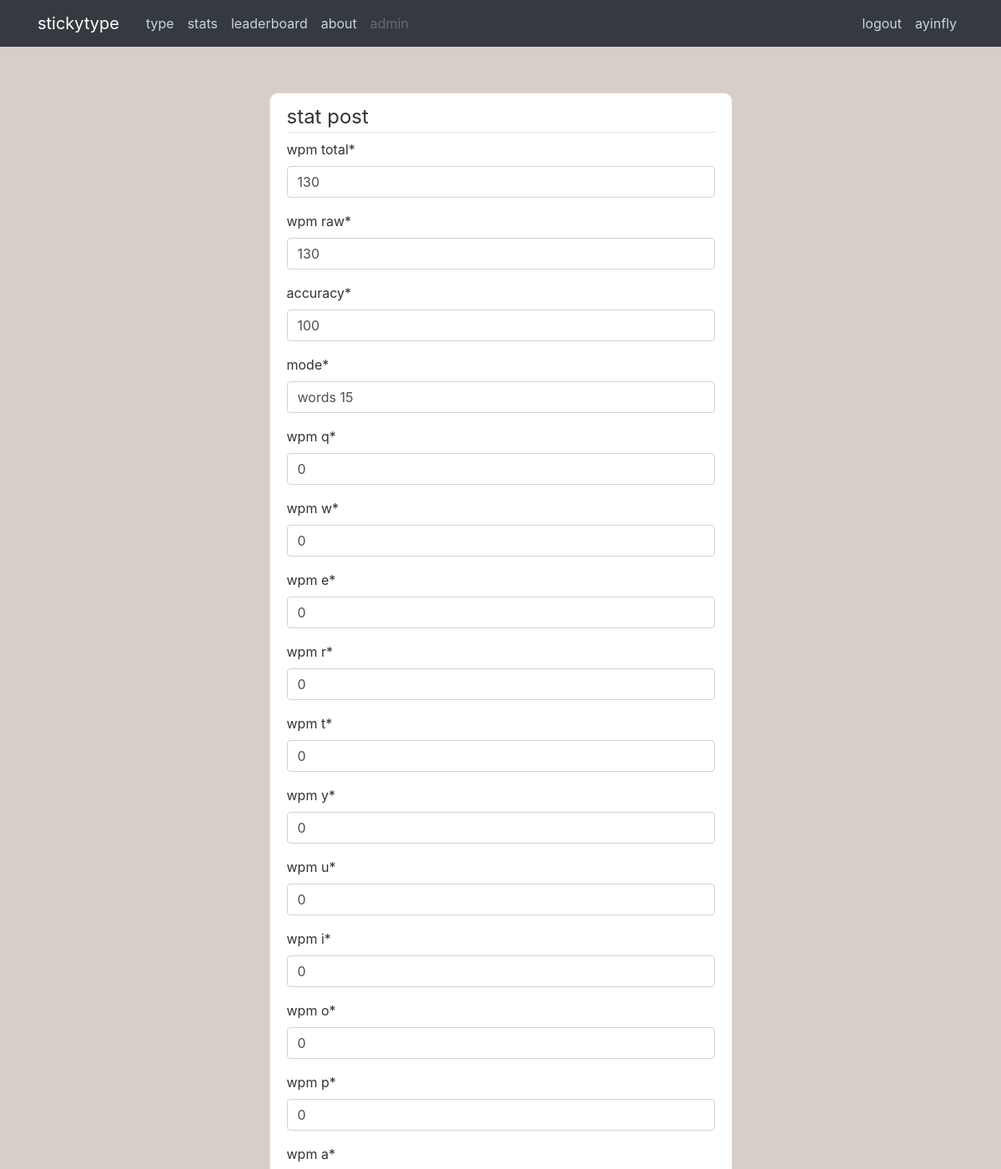
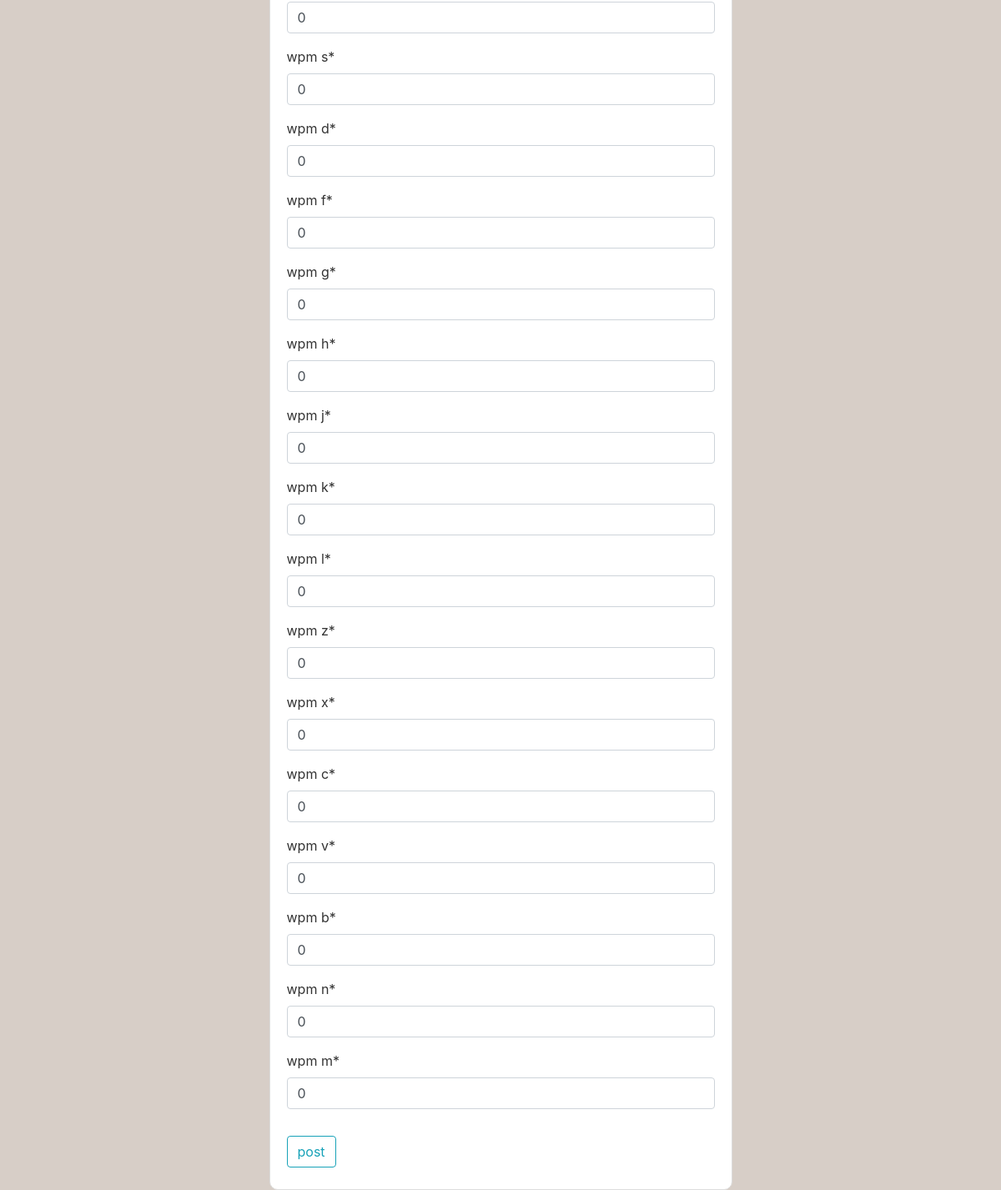
Screenshot of /stats/393/update/ (signed in) with the database file from the repository (2 pictures, top to bottom).
### type/models.py (models this page shows, shortened)
class Stat(models.Model):
    author = models.ForeignKey(User, on_delete=models.CASCADE)
    wpm_total = models.PositiveSmallIntegerField(default=0)
    wpm_raw = models.PositiveSmallIntegerField(default=0)
    time = models.DateTimeField(auto_now_add=True)
    accuracy = models.PositiveSmallIntegerField(default=0)
    mode = models.CharField(max_length=20, default='')

### type/views.py (the view, shortened to what this page needs)
# urls.py: path('stats/<int:pk>/update/', StatUpdateView.as_view(), name='stat-update'),
class StatUpdateView(LoginRequiredMixin, UserPassesTestMixin, UpdateView):
    model = Stat
    fields = ['wpm_total', 'wpm_raw', 'accuracy', 'mode']
    for ch in 'qwertyuiopasdfghjklzxcvbnm':
        fields.append('wpm_' + ch)
    def test_func(self):
        post = self.get_object()
        if self.request.user == post.author:
            return True
        return False

### type/templates/type/stat_form.html (shortened to what this page needs)
{% extends "type/base.html" %}
{% load crispy_forms_tags %}
{% block content%}
    <div class="content-section w-50 mx-auto">
        <form method="POST">
            <fieldset class="form-group text-lowercase">
                <legend class="border-bottom bm-4">stat post</legend>
                {{ form|crispy }}
            </fieldset>
            <div class="form-group">
                <button class="btn btn-outline-info" type="submit">post</button>
            </div>
        </form>
    </div>
{% endblock content%}

### type/templates/type/base.html (shortened to what this page needs)
{% load static %}
<!DOCTYPE html>
<html lang="en">
<head>
    <link rel="stylesheet" href="https://cdn.jsdelivr.net/npm/bootstrap@4.0.0/dist/css/bootstrap.min.css">
    <link rel="stylesheet" type="text/css" href="{% static 'type/main.css' %}">
</head>
<body>
    <header class="site-header">
        <nav class="navbar navbar-expand-md navbar-dark bg-dark fixed-top">
            <div class="container">
                <a class="navbar-brand mr-4" href="/">stickytype</a>
                <div class="collapse navbar-collapse" id="navbarToggle">
                    <div class="navbar-nav mr-auto">
                        <a class="nav-item nav-link" href="{% url 'type-home' %}">type</a>
                        {% if user.is_authenticated %}
                            <a class="nav-item nav-link" href="{% url 'type-stats' user.username %}">stats</a>
                        {% endif %}
                        <a class="nav-item nav-link" href="{% url 'type-leaderboard' %}">leaderboard</a>
                        <a class="nav-item nav-link" href="{% url 'type-about' %}">about</a>
                        <a class="nav-item nav-link disabled" href="/admin">admin</a>
                    </div>
                    <div class="navbar-nav">
                        {% if user.is_authenticated %}
                            <a class="nav-item nav-link" href="{% url 'logout' %}">logout</a>
                            <a class="nav-item nav-link" href="{% url 'profile' %}">{{ user.username }}</a>
                        {% else %}
                            <a class="nav-item nav-link" href="{% url 'login' %}">login</a>
                            <a class="nav-item nav-link" href="{% url 'register' %}">register</a>
                        {% endif %}
                    </div>
                </div>
            </div>
        </nav>
    </header>
    <main role="main" class="container">
        {% block content %}{% endblock %}
    </main>
</body>
</html>

### type/static/type/main.css (style rules this page uses)
* { margin: 0; padding: 0; box-sizing: border-box; }
body { color: #333333; display: flex; align-items: center; background: #D7CEC7; }
.site-header .navbar-nav .nav-link { color: #cbd5db; }
.content-section { background: #ffffff; padding: 10px 20px; border: 1px solid #dddddd; border-radius: 10px; margin-top: 10%; }

### rows the page displays
Stat: wpm_total "130", wpm_raw "130", accuracy "100", mode "words 15", wpm_q "0", wpm_w "0", wpm_e "0", wpm_r "0", wpm_t "0", wpm_y "0", wpm_u "0", wpm_i "0", wpm_o "0", wpm_p "0", wpm_a "0", wpm_s "0", wpm_d "0", wpm_f "0", wpm_g "0", wpm_h "0", wpm_j "0", wpm_k "0", wpm_l "0", wpm_z "0", wpm_x "0", wpm_c "0", wpm_v "0", wpm_b "0", wpm_n "0", wpm_m "0"

### other values shown
{{ user.username }} "ayinfly"
